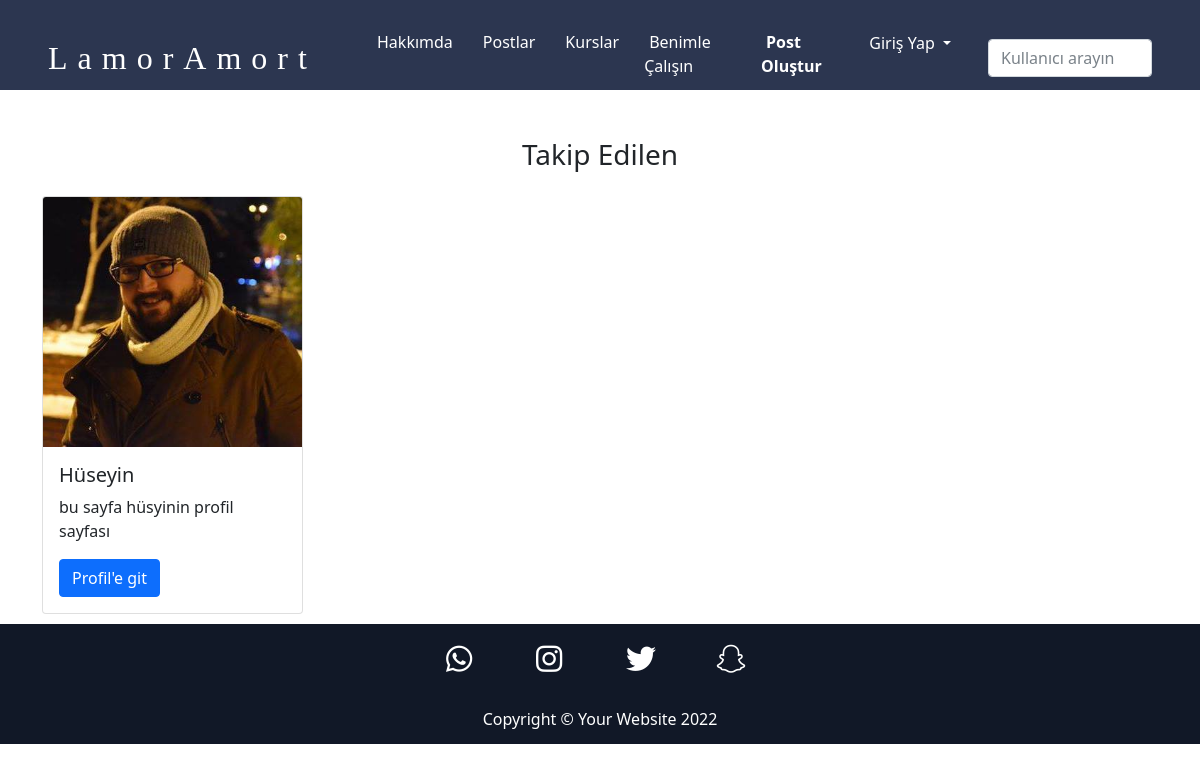
The app's page /takip/2 with its own data.
### myApp/models.py (models this page shows, shortened)
class Profile(models.Model):
    kullanici = models.OneToOneField(User , null=True , on_delete = models.CASCADE)
    name = models.CharField(max_length=30 , blank= True , null=True )
    profil_resim = models.ImageField(null=True , blank=True ,upload_to='posts/profil_resim/' , default='posts/profil_resim/default.jpg' )
    bio = models.TextField()
    slug = models.SlugField(null=True , unique= True , blank=True , editable=False)
    followers = models.ManyToManyField(User , blank=True , related_name='followers')
    follow = models.ManyToManyField('self', related_name='follow', blank=True)

### myApp/views.py (the view)
# urls.py: path('takip/<int:pk>', views.takip, name='takip')
def takip (request,pk):
    profil = Profile.objects.get(id = pk)
    follow = profil.follow.all()
    for i in follow:
        print(i.slug)
    context = {
      'takipciler' :follow
     }
    return render (request , 'takip.html' , context)

### myApp/templates/takip.html
{% extends "index.html" %}
{% load static %}
{% block content %}
<div class="container mt-5">
   <h3 class="text-center">Takip Edilen</h3>
    <div class="row">
       {% for kullanici in takipciler %}
          <div class="col-md-3"   >
           <div class="card mb-3 mt-3" >
               <img src="{{ kullanici.profil_resim.url }}" class="card-img-top" width="100%" height="250px">
               <div class="card-body">
                 <h5 class="card-title">{{ kullanici.name }}</h5>
                 <p class="card-text">{{ kullanici.bio }}</p>
                 <a href="{% url 'profil' kullanici.slug kullanici.id %}" class="btn btn-primary">Profil'e git</a>
               </div>
             </div>
          </div>
       {% endfor %}
    </div>
   </div>
{% endblock content %}

### myApp/static/style.css (style rules this page uses)
* { box-sizing: border-box; }
body { overflow-x: hidden; }
a { text-decoration: none; }

### records on screen
Profile: profil_resim (picture), name "Hüseyin", bio "bu sayfa hüsyinin profil sayfası"
